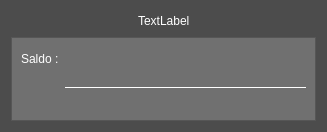
<?xml version="1.0" encoding="UTF-8"?>
<ui version="4.0">
 <class>mostrar_saldo</class>
 <widget class="QDialog" name="mostrar_saldo">
  <property name="windowModality">
   <enum>Qt::ApplicationModal</enum>
  </property>
  <property name="geometry">
   <rect>
    <x>0</x>
    <y>0</y>
    <width>327</width>
    <height>132</height>
   </rect>
  </property>
  <property name="windowTitle">
   <string>Información</string>
  </property>
  <property name="windowIcon">
   <iconset resource="helpers.qrc">
    <normaloff>:/img (5).png</normaloff>:/img (5).png</iconset>
  </property>
  <property name="styleSheet">
   <string notr="true">#frame{
background-color: rgb(112, 112, 112);
}
QDialog{
background-color: rgb(76, 76, 76);

}

QLabel{

	color:white;
font: italic 16pt &quot;Roboto Bk&quot;;
}
QLineEdit{
 color: white;
    background-color: transparent;
	border:none;
	border-bottom: 1px solid white;

height: 40px;
font: italic 16pt &quot;Roboto Bk&quot;;

}</string>
  </property>
  <layout class="QVBoxLayout" name="verticalLayout" stretch="0,6">
   <item>
    <layout class="QHBoxLayout" name="horizontalLayout">
     <item>
      <spacer name="horizontalSpacer">
       <property name="orientation">
        <enum>Qt::Horizontal</enum>
       </property>
       <property name="sizeHint" stdset="0">
        <size>
         <width>40</width>
         <height>20</height>
        </size>
       </property>
      </spacer>
     </item>
     <item>
      <widget class="QLabel" name="label">
       <property name="text">
        <string>TextLabel</string>
       </property>
      </widget>
     </item>
     <item>
      <spacer name="horizontalSpacer_2">
       <property name="orientation">
        <enum>Qt::Horizontal</enum>
       </property>
       <property name="sizeHint" stdset="0">
        <size>
         <width>40</width>
         <height>20</height>
        </size>
       </property>
      </spacer>
     </item>
    </layout>
   </item>
   <item>
    <widget class="QFrame" name="frame">
     <property name="styleSheet">
      <string notr="true"/>
     </property>
     <property name="frameShape">
      <enum>QFrame::StyledPanel</enum>
     </property>
     <property name="frameShadow">
      <enum>QFrame::Raised</enum>
     </property>
     <layout class="QVBoxLayout" name="verticalLayout_2">
      <item>
       <layout class="QFormLayout" name="formLayout">
        <item row="0" column="0">
         <widget class="QLabel" name="label_2">
          <property name="text">
           <string>Saldo :</string>
          </property>
         </widget>
        </item>
        <item row="0" column="1">
         <widget class="QLineEdit" name="lineEdit">
          <property name="readOnly">
           <bool>true</bool>
          </property>
         </widget>
        </item>
       </layout>
      </item>
     </layout>
    </widget>
   </item>
  </layout>
 </widget>
 <resources>
  <include location="helpers.qrc"/>
 </resources>
 <connections/>
</ui>
